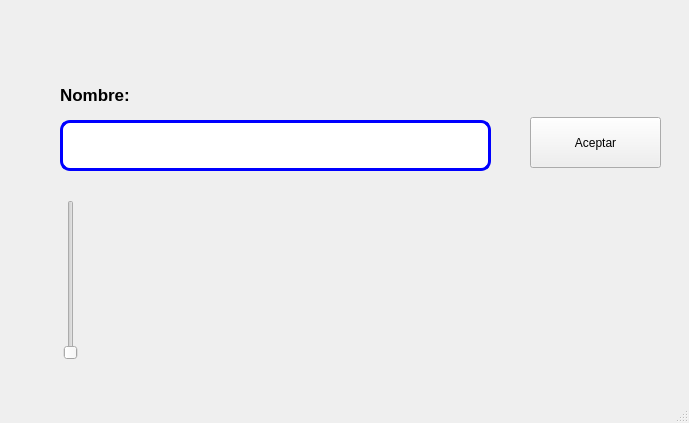
<?xml version="1.0" encoding="UTF-8"?>
<ui version="4.0">
 <class>MainWindow</class>
 <widget class="QMainWindow" name="MainWindow">
  <property name="geometry">
   <rect>
    <x>0</x>
    <y>0</y>
    <width>689</width>
    <height>423</height>
   </rect>
  </property>
  <property name="windowTitle">
   <string>MainWindow</string>
  </property>
  <widget class="QWidget" name="centralwidget">
   <widget class="QLabel" name="label">
    <property name="geometry">
     <rect>
      <x>60</x>
      <y>80</y>
      <width>101</width>
      <height>31</height>
     </rect>
    </property>
    <property name="font">
     <font>
      <pointsize>13</pointsize>
     </font>
    </property>
    <property name="text">
     <string>&lt;html&gt;&lt;head/&gt;&lt;body&gt;&lt;p&gt;&lt;span style=&quot; font-weight:600;&quot;&gt;Nombre:&lt;/span&gt;&lt;/p&gt;&lt;/body&gt;&lt;/html&gt;</string>
    </property>
   </widget>
   <widget class="QLineEdit" name="txt_nombre_imagen">
    <property name="geometry">
     <rect>
      <x>60</x>
      <y>120</y>
      <width>431</width>
      <height>51</height>
     </rect>
    </property>
    <property name="font">
     <font>
      <pointsize>11</pointsize>
     </font>
    </property>
    <property name="styleSheet">
     <string notr="true">border: 3px solid blue;
border-radius:10px</string>
    </property>
    <property name="text">
     <string/>
    </property>
   </widget>
   <widget class="QLabel" name="label_2">
    <property name="geometry">
     <rect>
      <x>120</x>
      <y>190</y>
      <width>361</width>
      <height>171</height>
     </rect>
    </property>
    <property name="text">
     <string/>
    </property>
    <property name="pixmap">
     <pixmap resource="../../Archivos/Recursos.qrc">:/Logos/UAT.jpg</pixmap>
    </property>
    <property name="scaledContents">
     <bool>true</bool>
    </property>
   </widget>
   <widget class="QLabel" name="label_11">
    <property name="geometry">
     <rect>
      <x>10</x>
      <y>10</y>
      <width>141</width>
      <height>61</height>
     </rect>
    </property>
    <property name="text">
     <string/>
    </property>
    <property name="pixmap">
     <pixmap resource="../../Archivos/Recursos.qrc">:/Logos/UAT.jpg</pixmap>
    </property>
    <property name="scaledContents">
     <bool>true</bool>
    </property>
   </widget>
   <widget class="QLabel" name="label_10">
    <property name="geometry">
     <rect>
      <x>550</x>
      <y>290</y>
      <width>121</width>
      <height>71</height>
     </rect>
    </property>
    <property name="text">
     <string/>
    </property>
    <property name="pixmap">
     <pixmap resource="../../Archivos/Recursos.qrc">:/Logos/Castor Ingeniero.jpg</pixmap>
    </property>
    <property name="scaledContents">
     <bool>true</bool>
    </property>
   </widget>
   <widget class="QLabel" name="label_9">
    <property name="geometry">
     <rect>
      <x>510</x>
      <y>20</y>
      <width>161</width>
      <height>61</height>
     </rect>
    </property>
    <property name="styleSheet">
     <string notr="true">background-image: url(:/NLogos/Facultad.jpg);</string>
    </property>
    <property name="text">
     <string/>
    </property>
    <property name="pixmap">
     <pixmap resource="../../Archivos/Recursos.qrc">:/Logos/Facultad.jpg</pixmap>
    </property>
    <property name="scaledContents">
     <bool>true</bool>
    </property>
   </widget>
   <widget class="QSlider" name="selectorImagen">
    <property name="geometry">
     <rect>
      <x>60</x>
      <y>200</y>
      <width>22</width>
      <height>160</height>
     </rect>
    </property>
    <property name="orientation">
     <enum>Qt::Vertical</enum>
    </property>
   </widget>
   <widget class="QPushButton" name="btn_aceptar">
    <property name="geometry">
     <rect>
      <x>530</x>
      <y>117</y>
      <width>131</width>
      <height>51</height>
     </rect>
    </property>
    <property name="text">
     <string>Aceptar</string>
    </property>
   </widget>
  </widget>
  <widget class="QMenuBar" name="menubar">
   <property name="geometry">
    <rect>
     <x>0</x>
     <y>0</y>
     <width>689</width>
     <height>26</height>
    </rect>
   </property>
  </widget>
  <widget class="QStatusBar" name="statusbar"/>
 </widget>
 <resources>
  <include location="../Archivos/Recursos.qrc"/>
  <include location="../../Archivos/Recursos.qrc"/>
 </resources>
 <connections/>
</ui>
